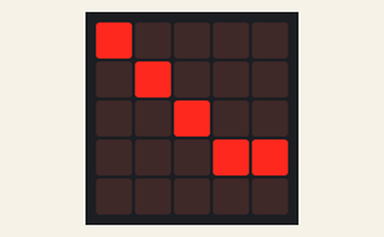
The program below on a simulated BBC micro:bit (MakeCode). Parts: the board's 5×5 LED display.

Above: at 0.15 s.
At 0.75 s:
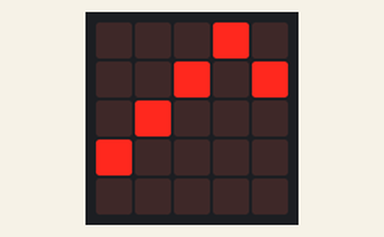
At 1.65 s:
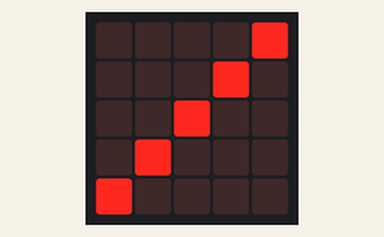
At 2.25 s:
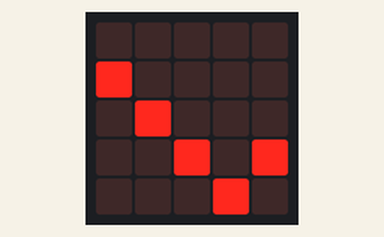
At 3.15 s:
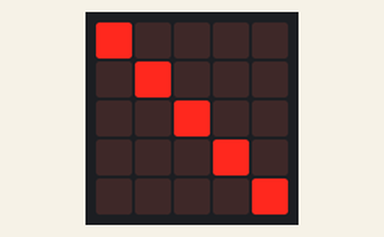

The program:

main.ts
```typescript
function LED () {
    while (true) {
        for (let var2 = 0; var2 <= 4; var2++) {
            led.unplot(posX[var2], posY[var2])
            if (posY[var2] <= 0) {
                listeVar[var2] = 1
            } else if (posY[var2] >= 4) {
                listeVar[var2] = -1
            }
            posY[var2] = posY[var2] + listeVar[var2]
            led.plot(posX[var2], posY[var2])
            basic.pause(25)
        }
    }
}
let listeVar: number[] = []
let posY: number[] = []
let posX: number[] = []
posX = [4, 3, 2, 1, 0]
posY = [4, 3, 2, 1, 0]
listeVar = [1, 1, 1, 1, 0]
for (let var1 = 0; var1 <= 4; var1++) {
    led.plot(posX[var1], posY[var1])
}
LED()
```

test.ts
```typescript
// les tests vont ici ; cela ne sera pas compilé si ce paquet est utilisé en tant qu'extension.
```

Measured:
- by itself, everything shown: repeats every 3.0 s, in 10 steps
